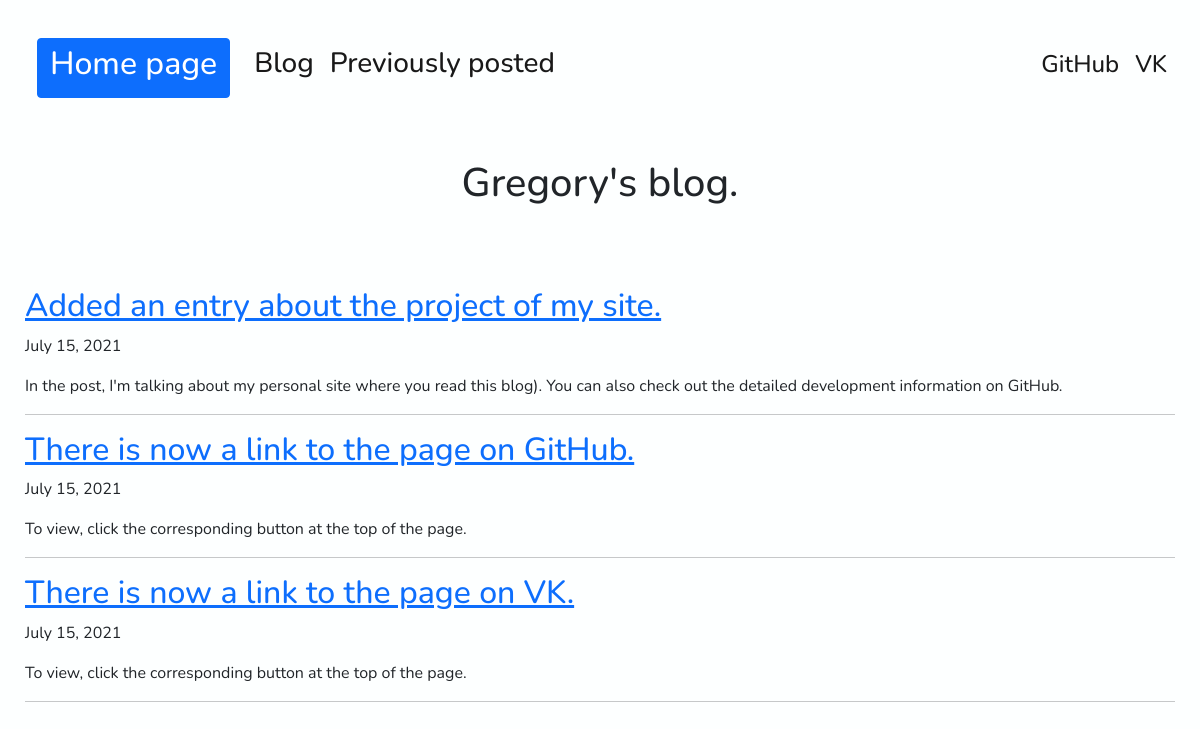
/blog/, run on an earlier commit of the app's database.
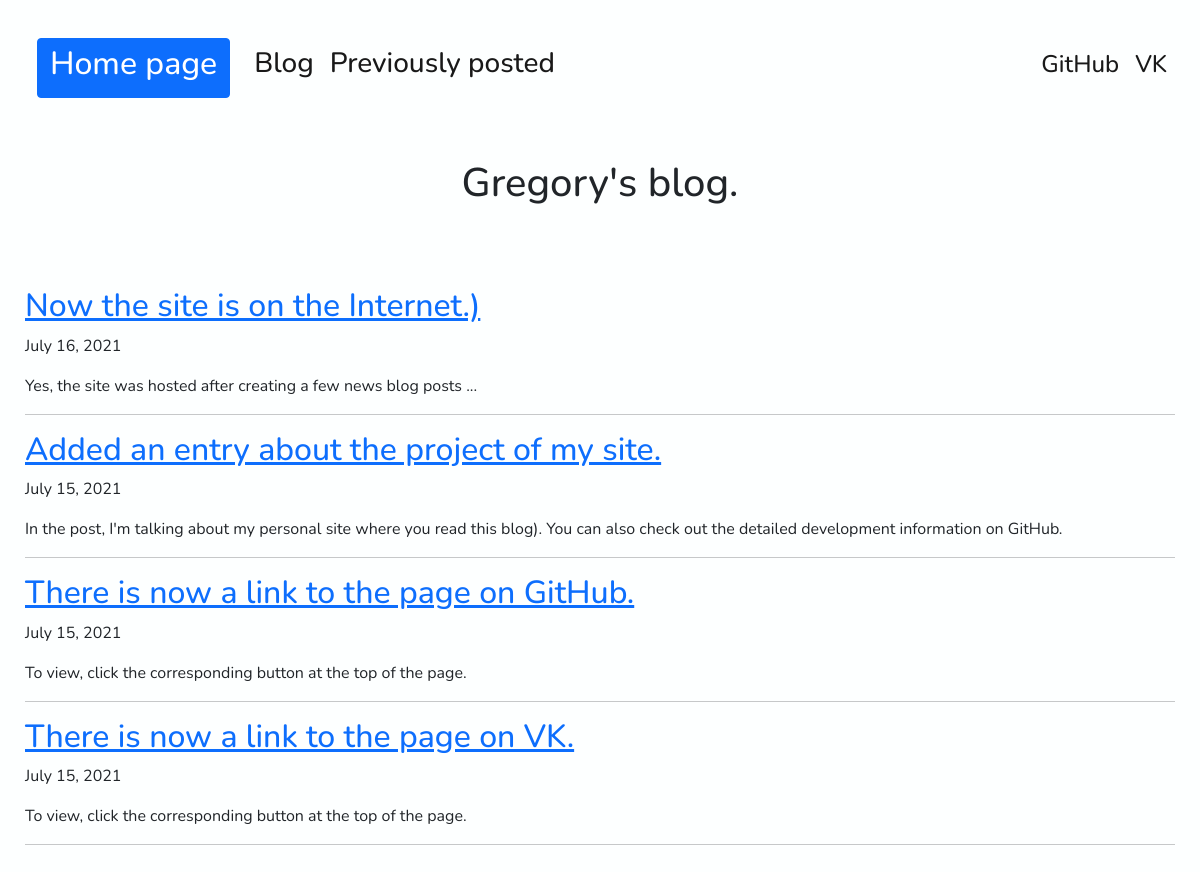
And on a later commit of the database.
### blog/models.py (models this page shows, shortened)
class Blog_entry(models.Model):
    title = models.CharField(max_length=100)
    data = models.DateField(auto_now_add=True)
    description = models.CharField(max_length=240)
    url = models.URLField(blank=True)

### blog/views.py (the view)
# urls.py: path('', views.all_blogs, name = 'all_blogs'),
def all_blogs(request):
    projects = Blog_entry.objects.order_by('-data')[:5]
    return render(request, 'blog/all_blogs.html', {'projects':projects})

### blog/templates/blog/all_blogs.html
{% extends 'portfolio/base_style.html' %}
{% block content_button %}
<a class="nav-link active" aria-current="page" href="{% url 'all_posts' %}"><h3>Previously posted</h3></a>
{% endblock %}
{% block content %}
<center>
  <h1>Gregory's blog.</h1>
  <br>
  <br>
  <br>
</center>
  {% for project in projects %}
  <a href="{% url 'detail' project.id %}"><h2>{{ project.title }}</h2></a>
  <p>{{ project.data }}<p>
  <p>{{ project.description|striptags|truncatechars:150 }}<p>
  <hr>
  {% endfor %}
{% endblock %}

What changed in the data, as far as the page shows it:
added Blog_entry: title "Now the site is on the Internet.)", data "July 16, 2021", description "Yes, the site was hosted after creating a few news blog posts ..."
